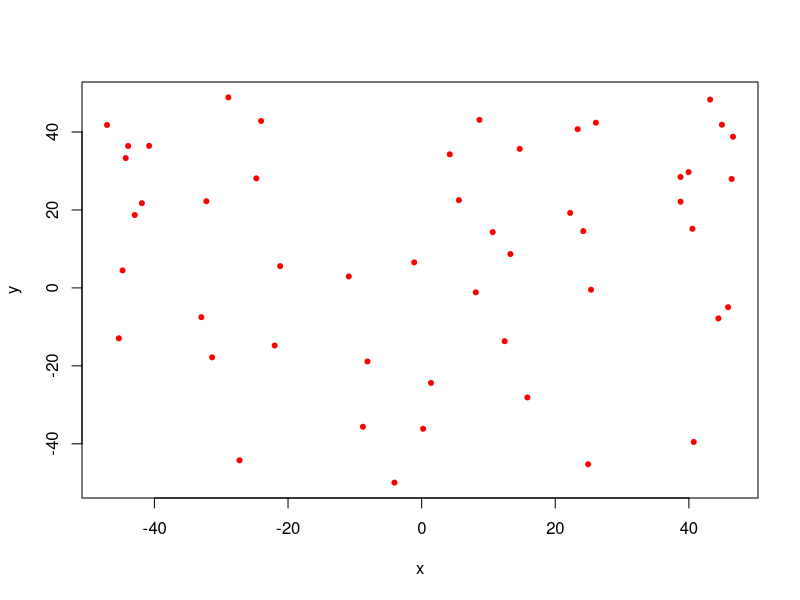
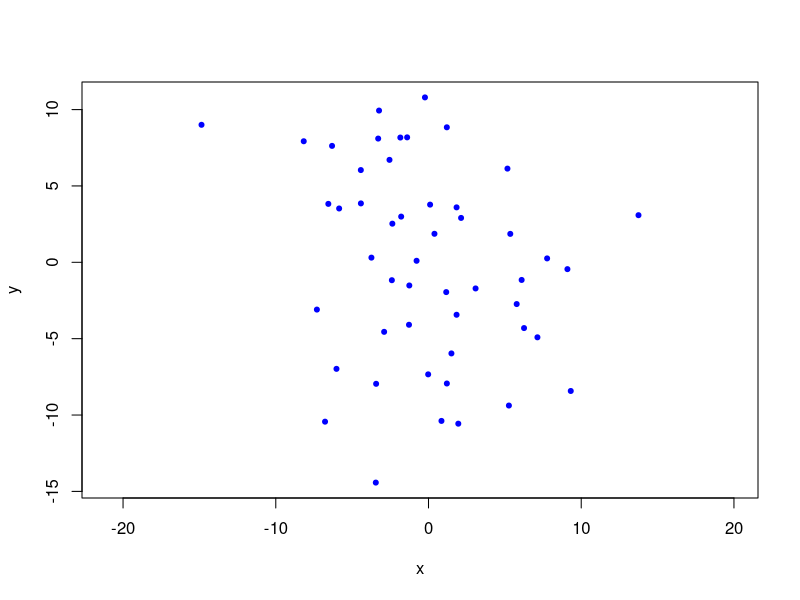
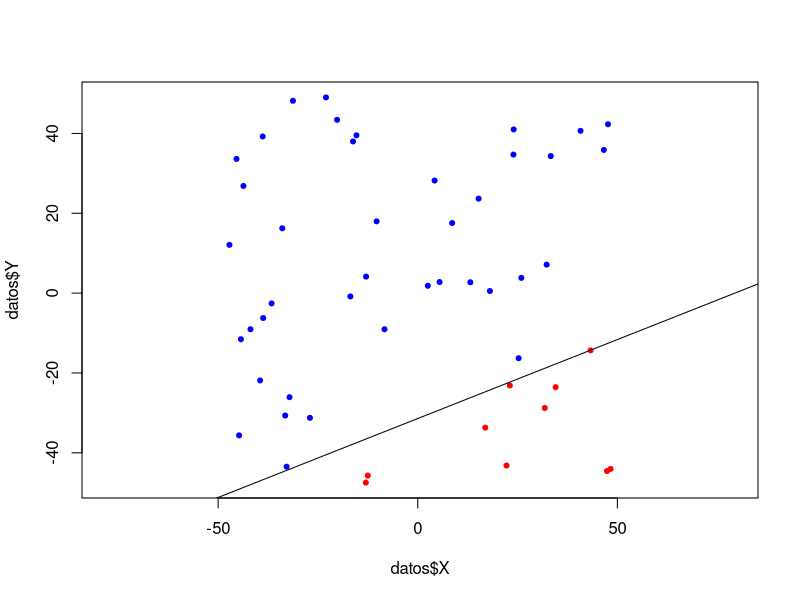
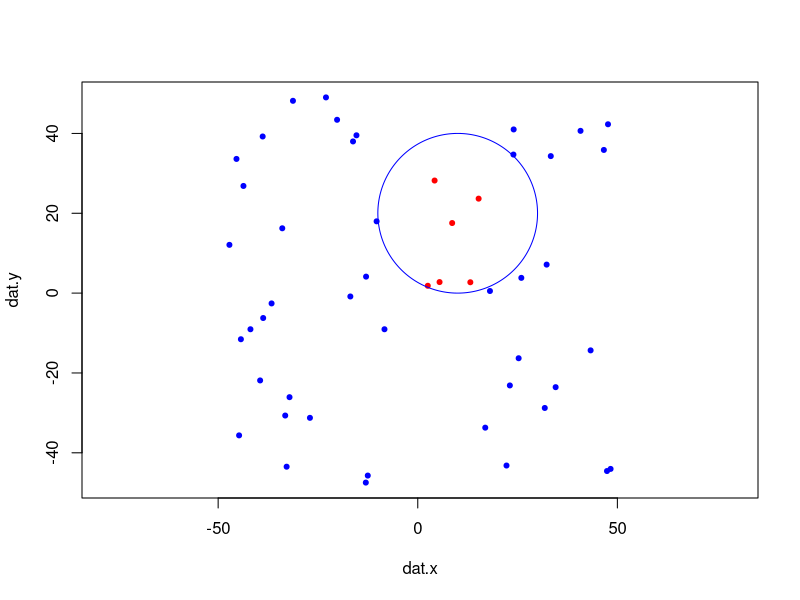
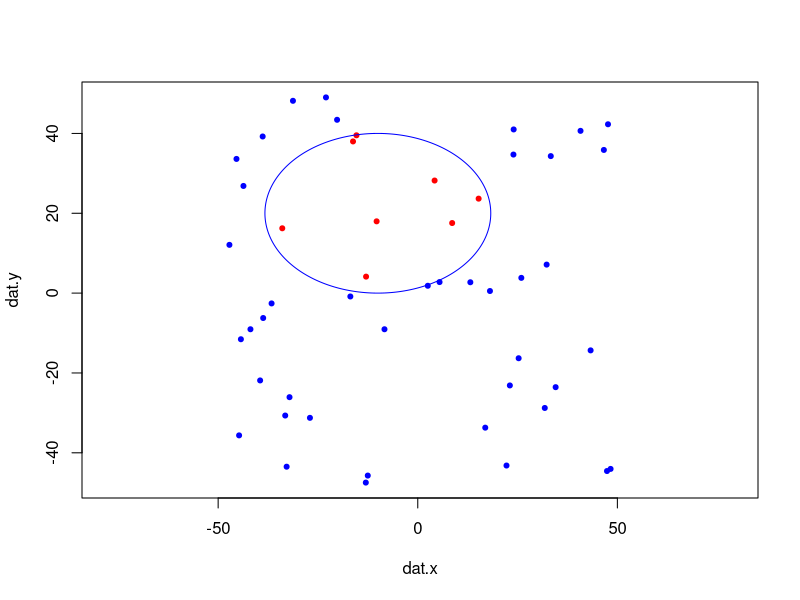
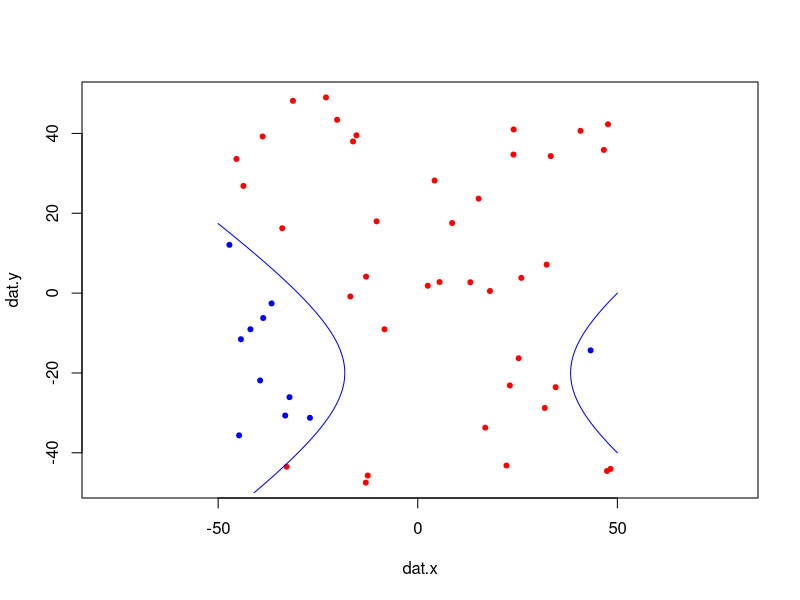
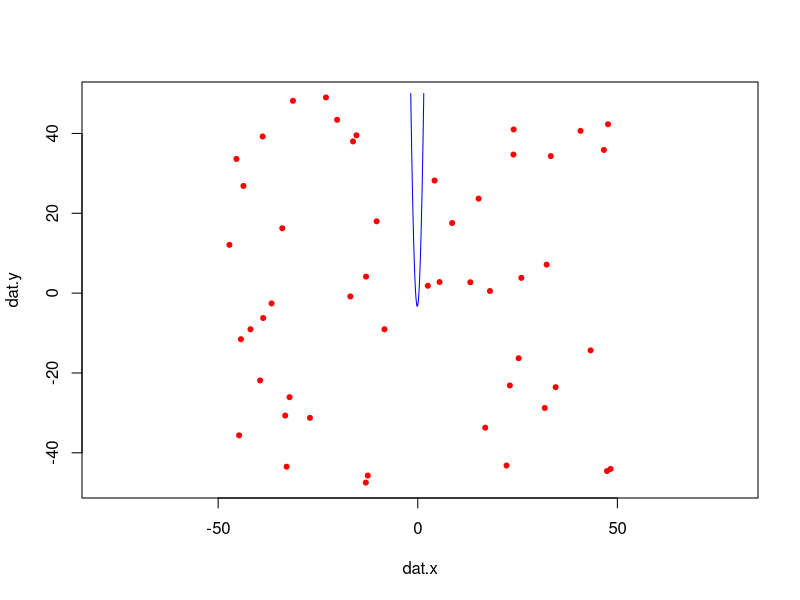

The R source for these figures, in order:
## ---- chunk 1
knitr::opts_chunk$set(echo = TRUE)
## ---- chunk 2
simula_unif <- function(N, dim, rango){
    lapply(rep(dim, N), runif, min = rango[1], max = rango[2])
}
## ---- chunk 3
simula_gauss <- function(N, dim, sigma){
    lapply(rep(dim, N), rnorm, mean = 0, sd = sigma)
}
## ---- chunk 4
datos_unif <- simula_unif(50, 2, c(-50,50))
x <- unlist(lapply(datos_unif, '[[', 1))
y <- unlist(lapply(datos_unif, '[[', 2))
## ---- chunk 5
plot(x, y, col = 'red', pch = 20)
## ---- chunk 6
datos_norm <- simula_gauss(50, 2, c(5,7))
x <- unlist(lapply(datos_norm, '[[', 1))
y <- unlist(lapply(datos_norm, '[[', 2))
## ---- chunk 7
plot(x, y, xlim = range(x), ylim = range(y), asp = 1, col = 'blue', pch = 20)
## ---- chunk 8
simula_recta <- function(intervalo){
    # Simulamos dos puntos dentro del cuadrado intervalo x intervalo
    punto1 <- runif(2, min=intervalo[1], max=intervalo[2])
    punto2 <- runif(2, min=intervalo[1], max=intervalo[2])
    
    # Generamos los parámetros que definen la recta
    a <- (punto2[2] - punto1[2]) / (punto2[1] - punto1[1])
    b <- -a * punto1[1] + punto1[2]
    
    # Devolvemos un vector concatenando ambos parámetros
    c(a,b)
}
## ---- chunk 9
generador_etiquetados <- function(f){
    function(x,y){
        sign(f(x,y))
    }
}
## ---- chunk 10
recta <- simula_recta(c(-50,50))

f1 <- function(x,y){
    y - recta[1]*x - recta[2]
}

etiquetado1 <- generador_etiquetados(f1)
## ---- chunk 11
datos_unif <- simula_unif(50, 2, c(-50,50))

x <- unlist(lapply(datos_unif, '[[', 1))
y <- unlist(lapply(datos_unif, '[[', 2))

datos <- data.frame(X = x, Y = y, Etiqueta = etiquetado1(x,y))
## ---- chunk 12
colores <- ifelse(datos$Etiqueta == 1, "blue", "red")

plot(datos$X, datos$Y, xlim = range(datos$X), ylim = range(datos$Y), asp = 1, col = colores, pch = 20)
abline(rev(recta))
## ---- chunk 13
f2 <- function(x,y){
    (x-10)**2 + (y-20)**2 - 400
}

f3 <- function(x,y){
    0.5*(x+10)**2 + (y-20)**2 - 400
}

f4 <- function(x,y){
    0.5*(x-10)**2 - (y+20)**2 - 400
}

f5 <- function(x,y){
    y - 20*x**2 - 5*x + 3
}
## ---- chunk 14
genera_grafico <- function(dat.x, dat.y, f){
    etiquetado <- generador_etiquetados(f)
    etiquetas <- etiquetado(dat.x, dat.y)
    
    colores <- ifelse(etiquetas == 1, "blue", "red")

    plot(dat.x, dat.y, asp = 1, col = colores, pch = 20)
    
    f.x <- seq(-50, 50, length=1000)
    f.y <- seq(-50, 50, length=1000)
    f.z <- outer(f.x, f.y, f)
    contour(f.x, f.y, f.z, levels=0, col = "blue", add=T, drawlabels=F)
}

genera_grafico(x, y, f2)
genera_grafico(x, y, f3)
genera_grafico(x, y, f4)
genera_grafico(x, y, f5)
